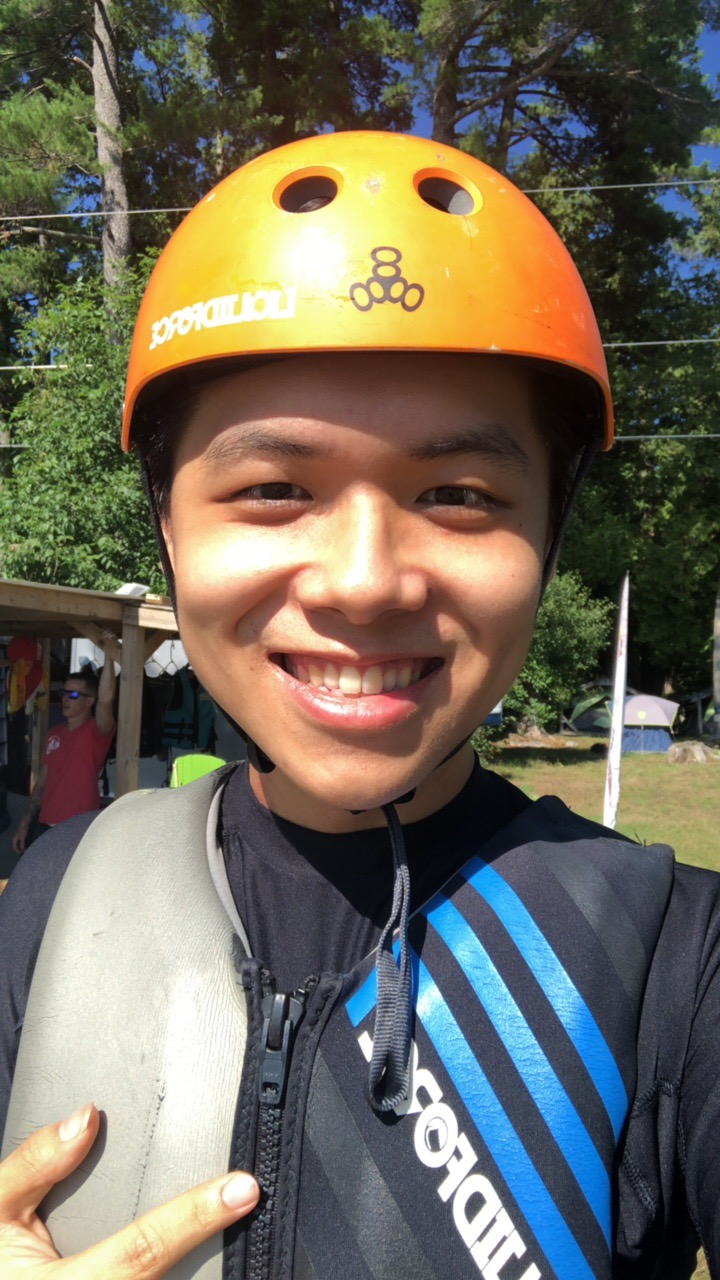
#> input picture res/tiger.jpg, 720 x 1280 px
$ python chapter6.py
#> lines starting #> are read from the running program, lines starting #| are printed output that depends on the picture
import cv2
import numpy as np

img = cv2.imread("res/tiger.jpg")
#> img is the input picture: shape (1280, 720, 3); mean B, G, R 90.9, 106.2, 112.6

hor = np.hstack((img, img, img))
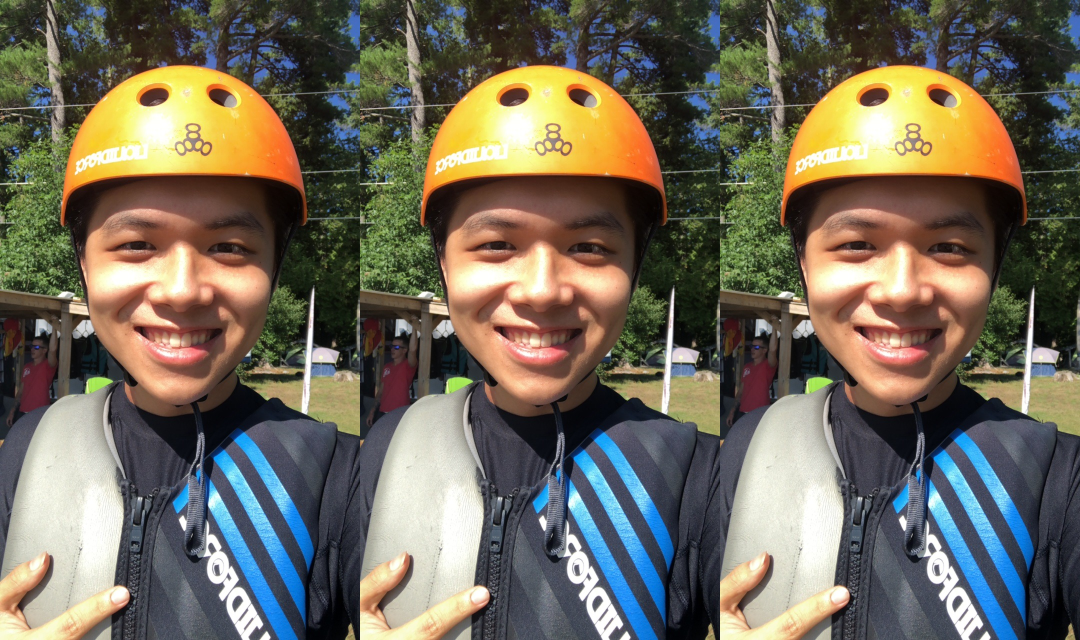
#> hor: shape (1280, 2160, 3) (shown at 1/2 size); mean B, G, R 90.9, 106.2, 112.6
ver = np.vstack((img,img))
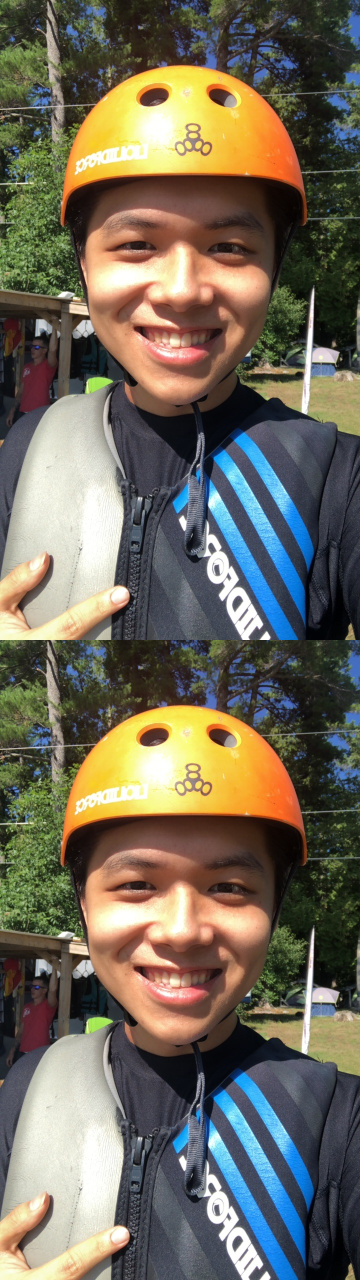
#> ver: shape (2560, 720, 3) (shown at 1/2 size); mean B, G, R 90.9, 106.2, 112.6

cv2.imshow("horizontal", hor)
cv2.imshow("vertical", ver)


while True:
    if cv2.waitKey(0) & 0xFF == ord("q"):
#> (key q is pressed here)
        break

$ run again, with res/shapes.png saved as res/tiger.jpg
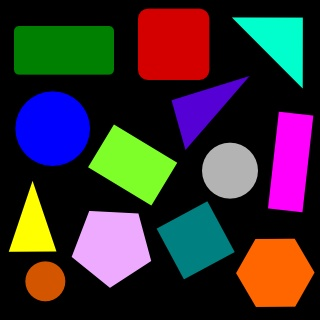
#> input picture res/shapes.png, 320 x 320 px
#> img is the input picture: shape (320, 320, 3); mean B, G, R 49.7, 46.5, 56.3
#> `hor = np.hstack((img, img, img))`:
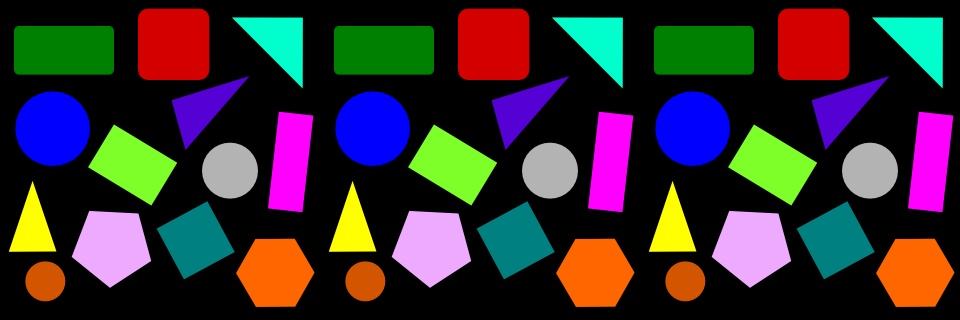
#> hor: shape (320, 960, 3); mean B, G, R 49.7, 46.5, 56.3
#> `ver = np.vstack((img,img))`:
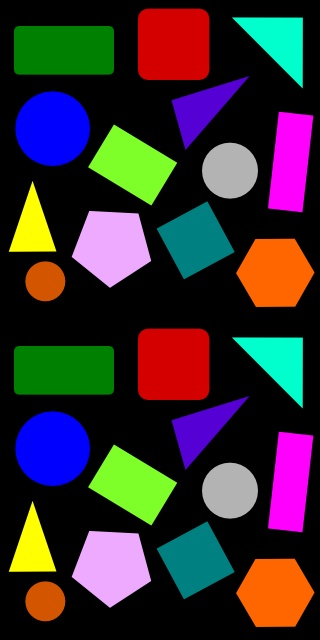
#> ver: shape (640, 320, 3); mean B, G, R 49.7, 46.5, 56.3
